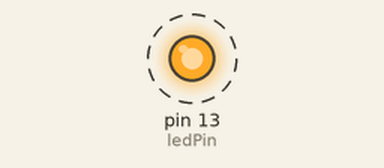
A sketch run on a simulated Arduino Uno, built with avr-gcc and run on an emulated ATmega328P. Shown: output pins drawn as LEDs (lit = HIGH). Dashed ring = blinking.

Above: at 0.07 s.
Timing chart, 0 to 3.0 s (numbered marks = the images above):
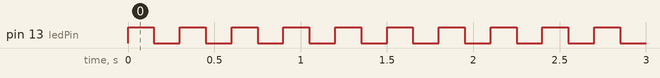

The sketch:

giris.ino
```cpp
int ledPin = 13;
void setup() {
  pinMode(ledPin, OUTPUT); //cikis elbisesi giydirdik yani

}

void loop() {
  digitalWrite(ledPin, HIGH);//led e 5 volt gonderiyoruz yaniyor
  delay(150);//1s (1000ms) cinsinden gecikme sağlıyor.
  digitalWrite(ledPin, LOW);//0 volt gonderiyoruz led e sonuyor.
  delay(150);
}
```

Measured:
- by itself, pin 13 (ledPin): alternates HIGH for 0.15 s and LOW for 0.15 s
